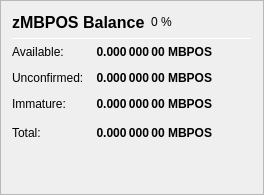
                   <widget class="QFrame" name="frame_ZerocoinBalances">
                    <property name="frameShape">
                     <enum>QFrame::StyledPanel</enum>
                    </property>
                    <property name="frameShadow">
                     <enum>QFrame::Raised</enum>
                    </property>
                    <layout class="QVBoxLayout" name="verticalLayout_7">
                     <item>
                      <layout class="QHBoxLayout" name="horizontalLayout_8" stretch="0,0,0">
                       <item>
                        <widget class="QLabel" name="label_5z_3">
                         <property name="minimumSize">
                          <size>
                           <width>0</width>
                           <height>20</height>
                          </size>
                         </property>
                         <property name="font">
                          <font>
                           <pointsize>12</pointsize>
                           <weight>75</weight>
                           <bold>true</bold>
                          </font>
                         </property>
                         <property name="text">
                          <string>zMBPOS Balance</string>
                         </property>
                        </widget>
                       </item>
                       <item>
                        <widget class="QLabel" name="labelzMBPOSPercent">
                         <property name="text">
                          <string notr="true">0 %</string>
                         </property>
                        </widget>
                       </item>
                       <item>
                        <spacer name="horizontalSpacer_11">
                         <property name="orientation">
                          <enum>Qt::Horizontal</enum>
                         </property>
                         <property name="sizeHint" stdset="0">
                          <size>
                           <width>40</width>
                           <height>20</height>
                          </size>
                         </property>
                        </spacer>
                       </item>
                      </layout>
                     </item>
                     <item>
                      <widget class="Line" name="line_ZerocoinBalance">
                       <property name="minimumSize">
                        <size>
                         <width>0</width>
                         <height>1</height>
                        </size>
                       </property>
                       <property name="maximumSize">
                        <size>
                         <width>16777215</width>
                         <height>1</height>
                        </size>
                       </property>
                       <property name="orientation">
                        <enum>Qt::Horizontal</enum>
                       </property>
                      </widget>
                     </item>
                     <item>
                      <layout class="QGridLayout" name="gridLayout_5">
                       <property name="spacing">
                        <number>12</number>
                       </property>
                       <item row="1" column="0">
                        <widget class="QLabel" name="labelzBalanceMatureText">
                         <property name="toolTip">
                          <string>Mature: more than 20 confirmation and more than 1 mint of the same denomination after it was minted.
These zMBPOS are spendable.</string>
                         </property>
                         <property name="text">
                          <string>Available:</string>
                         </property>
                        </widget>
                       </item>
                       <item row="1" column="1">
                        <widget class="QLabel" name="labelzBalanceMature">
                         <property name="font">
                          <font>
                           <weight>75</weight>
                           <bold>true</bold>
                          </font>
                         </property>
                         <property name="toolTip">
                          <string>Mature: more than 20 confirmation and more than 1 mint of the same denomination after it was minted.
These zMBPOS are spendable.</string>
                         </property>
                         <property name="text">
                          <string notr="true">0.000 000 00 MBPOS</string>
                         </property>
                         <property name="alignment">
                          <set>Qt::AlignRight|Qt::AlignTrailing|Qt::AlignVCenter</set>
                         </property>
                        </widget>
                       </item>
                       <item row="2" column="0">
                        <widget class="QLabel" name="labelzBalanceUnconfirmedText">
                         <property name="toolTip">
                          <string>Unconfirmed: less than 20 confirmations
Immature: confirmed, but less than 1 mint of the same denomination after it was minted</string>
                         </property>
                         <property name="text">
                          <string>Unconfirmed:</string>
                         </property>
                        </widget>
                       </item>
                       <item row="2" column="1">
                        <widget class="QLabel" name="labelzBalanceUnconfirmed">
                         <property name="font">
                          <font>
                           <weight>75</weight>
                           <bold>true</bold>
                          </font>
                         </property>
                         <property name="toolTip">
                          <string>Unconfirmed: less than 20 confirmations
Immature: confirmed, but less than 1 mint of the same denomination after it was minted</string>
                         </property>
                         <property name="text">
                          <string notr="true">0.000 000 00 MBPOS</string>
                         </property>
                         <property name="alignment">
                          <set>Qt::AlignRight|Qt::AlignTrailing|Qt::AlignVCenter</set>
                         </property>
                        </widget>
                       </item>
                       <item row="3" column="0">
                        <widget class="QLabel" name="labelzBalanceImmatureText">
                         <property name="toolTip">
                          <string>Unconfirmed: less than 20 confirmations
Immature: confirmed, but less than 1 mint of the same denomination after it was minted</string>
                         </property>
                         <property name="text">
                          <string>Immature:</string>
                         </property>
                        </widget>
                       </item>
                       <item row="3" column="1">
                        <widget class="QLabel" name="labelzBalanceImmature">
                         <property name="font">
                          <font>
                           <weight>75</weight>
                           <bold>true</bold>
                          </font>
                         </property>
                         <property name="toolTip">
                          <string>Unconfirmed: less than 20 confirmations
Immature: confirmed, but less than 1 mint of the same denomination after it was minted</string>
                         </property>
                         <property name="text">
                          <string notr="true">0.000 000 00 MBPOS</string>
                         </property>
                         <property name="alignment">
                          <set>Qt::AlignRight|Qt::AlignTrailing|Qt::AlignVCenter</set>
                         </property>
                        </widget>
                       </item>
                       <item row="4" column="0">
                        <widget class="QLabel" name="labelzBalanceText">
                         <property name="toolTip">
                          <string>Your current zMBPOS balance, unconfirmed and immature zMBPOS included.</string>
                         </property>
                         <property name="text">
                          <string>Total:</string>
                         </property>
                        </widget>
                       </item>
                       <item row="4" column="1">
                        <widget class="QLabel" name="labelzBalance">
                         <property name="font">
                          <font>
                           <weight>75</weight>
                           <bold>true</bold>
                          </font>
                         </property>
                         <property name="cursor">
                          <cursorShape>IBeamCursor</cursorShape>
                         </property>
                         <property name="toolTip">
                          <string>Your current zMBPOS balance, unconfirmed and immature zMBPOS included.</string>
                         </property>
                         <property name="text">
                          <string notr="true">0.000 000 00 MBPOS</string>
                         </property>
                         <property name="alignment">
                          <set>Qt::AlignRight|Qt::AlignTrailing|Qt::AlignVCenter</set>
                         </property>
                         <property name="textInteractionFlags">
                          <set>Qt::LinksAccessibleByMouse|Qt::TextSelectableByKeyboard|Qt::TextSelectableByMouse</set>
                         </property>
                        </widget>
                       </item>
                       <item row="4" column="2">
                        <spacer name="horizontalSpacer_4">
                         <property name="orientation">
                          <enum>Qt::Horizontal</enum>
                         </property>
                         <property name="sizeHint" stdset="0">
                          <size>
                           <width>40</width>
                           <height>20</height>
                          </size>
                         </property>
                        </spacer>
                       </item>
                      </layout>
                     </item>
                     <item>
                      <spacer name="verticalSpacer_4">
                       <property name="orientation">
                        <enum>Qt::Vertical</enum>
                       </property>
                       <property name="sizeHint" stdset="0">
                        <size>
                         <width>20</width>
                         <height>40</height>
                        </size>
                       </property>
                      </spacer>
                     </item>
                    </layout>
                   </widget>
